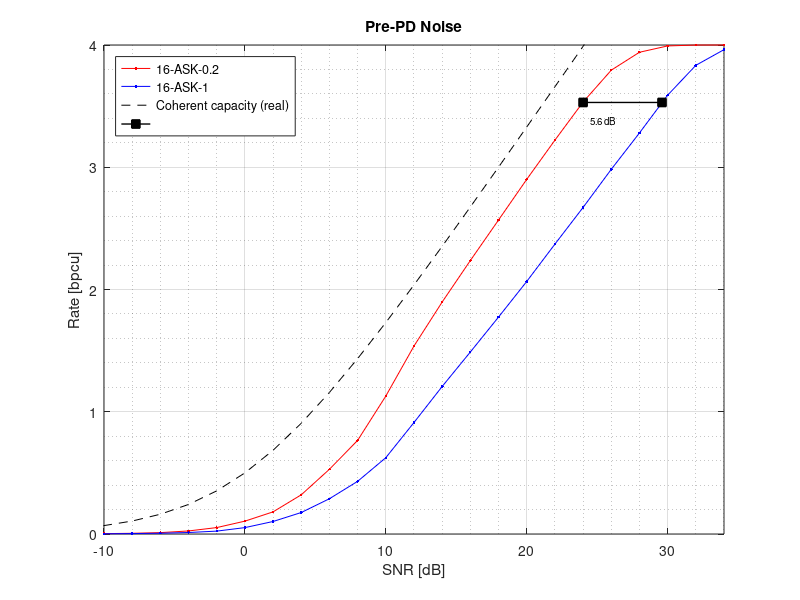
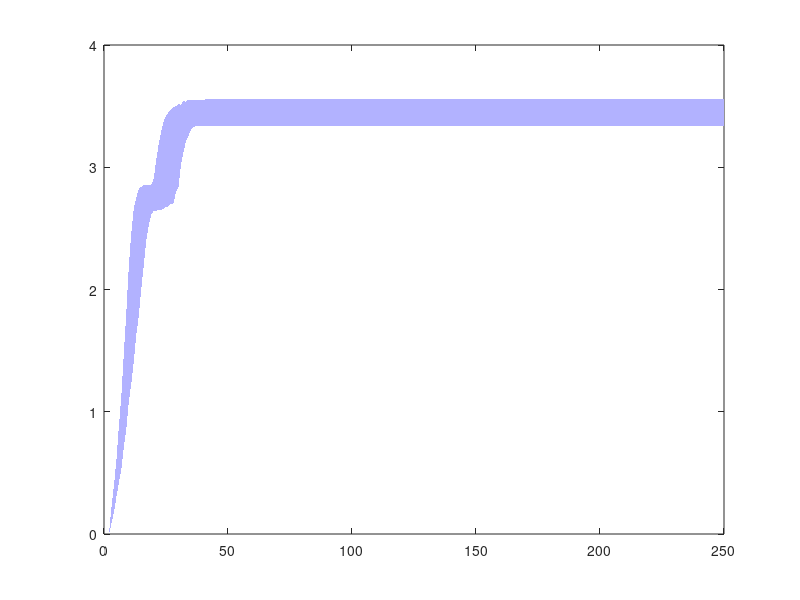

These figures' MATLAB source, in order: (Note: this script raises an error after producing the figures.)
% --------- Plot results and generate pngs -------------

%% Pre-PD noise (Rates) 
R1_pre = load('results/r2/r2,16-ASK-0.2,S=4,C=0,Rb=1,n1=1,n2=0,n1m=0,n2m=0,P=cO,ps=RRC,a=0.01,Nsp=250,Npi=0,n=2048,L=4,Rs=300,Nr=1,Nb=16,I=250.mat'); 
R2_pre = load('results/r2/r2,16-ASK-1,S=4,C=0,Rb=1,n1=1,n2=0,n1m=0,n2m=0,P=cO,ps=RRC,a=0.01,Nsp=250,Npi=0,n=2048,L=4,Rs=300,Nr=1,Nb=16,I=250.mat'); 

figure(1);
clf(); 
plot(R1_pre.SNRdB+6, R1_pre.IqYX,'r.-'); %Shift by 6dB due to SNR definition 
hold on; 
grid on; 
grid minor; 
plot(R2_pre.SNRdB+6, R2_pre.IqYX,'b.-'); %Shift by 6dB due to SNR definition 
plot(R1_pre.SNRdB, 1/2*log2(1 + 10.^(R1_pre.SNRdB/10)),'k--'); %Coherent capacity
title('Pre-PD Noise')
xlabel('SNR [dB]')
ylabel('Rate [bpcu]')
xlim([-10,34])
ylim([0,4])

%Arrow
X = [24 24+5.6];
Y = [3.53, 3.53];
text(X(1)+0.5,Y(1)-0.15,'5.6 dB','FontSize',7)
plot(X,Y,'ks-','LineWidth',1,'MarkerFaceColor','auto');
legend('16-ASK-0.2','16-ASK-1','Coherent capacity (real)','','Location','northwest')

%Export 
set(gcf, 'Position', [100, 600, 600, 400]); % [left, bottom, width, height] 
saveas(gcf, 'png/prePD_noise-16-ASK-o_rates.png'); 

%% Pre-PD noise (Traces)
figure(3);
clf(); 
targetSNR = 24; %dB
idx_snr = find(abs(R1_pre.SNRdB - (targetSNR - 6)) < 0.5); 

R1_itermat = squeeze(R1_pre.RATEVAMP_iter_ten(1,idx_snr,:,1,:)).'; 
itvec = 1:size(R1_itermat,1); 
R1_itermat_ext = R1_itermat; 
for j = 1:size(R1_itermat,2)
    ii = find(R1_itermat(1:end,j) > 0 ,1,"last"); 
    R1_itermat_ext(ii-1:end,j) = R1_itermat_ext(ii-1,j); 
end 

PC = 5; %Percentile
up = prctile(R1_itermat_ext(:,:).',PC);
dw = prctile(R1_itermat_ext(:,:).',100-PC); 
fill([itvec fliplr(itvec)], ...
     [dw  fliplr(up)], ...
     [0.7 0.7 1], ...        % color
     'EdgeColor','none', ...
     'FaceAlpha',1);      % transparency
hold on; 

plot(R1_itermat_ext,'LineWidth',0.1,'Color', [1 0 0 0.2])
xlim([0,1.5*R1_pre.REQITER_vec(1,idx_snr)]); 
hold on; 
h = plot(squeeze(mean(R1_itermat_ext,2)).','k-','LineWidth',2)
grid on; 
grid minor; 
title(strcat("Traces of first SIC stage for 16-ASK-0.2, ",num2str(round(R1_pre.SNRdB(idx_snr)+6,1))," dB"));
xlabel("Iterations")
ylabel("Rate [bpcu]")
legend(h, 'mean', 'Location','northwest')
ylim([0,4])

%Export 
set(gcf, 'Position', [700, 600, 600, 400]); % [left, bottom, width, height] 
saveas(gcf, 'png/prePD_noise-16-ASK-o=0.2_traces.png'); 


% --------------------------------------------------------------------------
% --------------------------------------------------------------------------
% --------------------------------------------------------------------------
% --------------------------------------------------------------------------
% --------------------------------------------------------------------------

%% Post-PD noise (Rates) 
R1_post = load('results/r2/r2,16-ASK-0.2,S=4,C=0,Rb=0,n1=0,n2=1,n1m=0,n2m=1,P=cO,ps=RRC,a=0.01,Nsp=250,Npi=0,n=2048,L=4,Rs=300,Nr=1,Nb=16,I=250.mat'); 
R2_post = load('results/r2/r2,16-ASK-1,S=4,C=0,Rb=0,n1=0,n2=1,n1m=0,n2m=1,P=cO,ps=RRC,a=0.01,Nsp=250,Npi=0,n=2048,L=4,Rs=300,Nr=1,Nb=16,I=250.mat'); 

figure(2);
clf(); 
plot(R1_post.SNRdB, R1_post.IqYX,'r.-'); 
hold on; 
grid on; 
grid minor; 

plot(R2_post.SNRdB, R2_post.IqYX,'b.-'); 
title('Post-PD Noise')
xlabel('SNR [dB]')
ylabel('Rate [bpcu]')
xlim([-7,16]); 
ylim([0,4])

%Arrow
X = [10 10+2.7];
Y = [3.56, 3.56];
text(X(1)+0.0,Y(1)-0.15,'2.7 dB','FontSize',7)
plot(X,Y,'ks-','LineWidth',1,'MarkerFaceColor','auto');
legend('16-ASK-0.2','16-ASK-1','Location','northwest')


%Export 
set(gcf, 'Position', [100, 100, 600, 400]); % [left, bottom, width, height] 
saveas(gcf, 'png/postPD_noise-16-ASK-o_rates.png')

%% Pre-PD noise (Traces) 
figure(4);
clf(); 

targetSNR = 10; %dB
idx_snr = find(abs(R1_post.SNRdB - (targetSNR)) < 0.5); 

R1_itermat = squeeze(R1_post.RATEVAMP_iter_ten(1,idx_snr,:,1,:)).'; 
itvec = 1:size(R1_itermat,1); 
R1_itermat_ext = R1_itermat; 
for j = 1:size(R1_itermat,2)
    ii = find(R1_itermat(1:end,j) > 0 ,1,"last"); 
    R1_itermat_ext(ii-1:end,j) = R1_itermat_ext(ii-1,j); 
end 

PC = 5; %Percentile
up = prctile(R1_itermat_ext(:,:).',PC);
dw = prctile(R1_itermat_ext(:,:).',100-PC); 
fill([itvec fliplr(itvec)], ...
     [dw  fliplr(up)], ...
     [0.7 0.7 1], ...        % color
     'EdgeColor','none', ...
     'FaceAlpha',1);      % transparency
hold on; 

plot(R1_itermat_ext,'LineWidth',0.1,'Color', [1 0 0 0.2])
xlim([0,1.5*R1_post.REQITER_vec(1,idx_snr)]); 
hold on; 
h = plot(squeeze(mean(R1_itermat_ext,2)).','k-','LineWidth',2)
grid on; 
grid minor; 
title(strcat("Traces of first SIC stage for 16-ASK-0.2, ",num2str(targetSNR)," dB"));
xlabel("Iterations")
ylabel("Rate [bpcu]")
legend(h, 'mean', 'Location','northwest')
ylim([0,4])

%Export 
set(gcf, 'Position', [700, 100, 600, 400]); % [left, bottom, width, height] 
saveas(gcf, 'png/postPD_noise-16-ASK-o=0.2_traces.png');